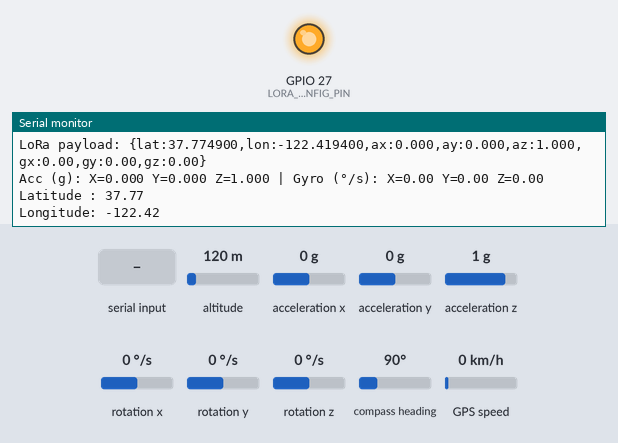
Bench run of a sketch on a simulated ESP32. Parts: output pins drawn as LEDs (lit = HIGH), the last lines printed to the serial monitor. Wiring (inferred from the names in the program): MPU-6050 motion sensor at I2C address 0x68. Inputs (shaded band) come from the test bench; at power-on: altitude 120 m, compass heading 90°, GPS speed 0 km/h, acceleration x 0 g, acceleration y 0 g, acceleration z 1 g, rotation x 0 °/s, rotation y 0 °/s, rotation z 0 °/s. The GPS gets a fix after 3 s at 37.7749, -122.4194 with 8 satellites; the modem accepts every AT command (registered, SIM ready, sends succeed) and sends nothing else; pins used as bus, display or sensor lines are not drawn.

Above: at 7.7 s.
7.8 s: altitude set to 500 m
At 8.5 s:
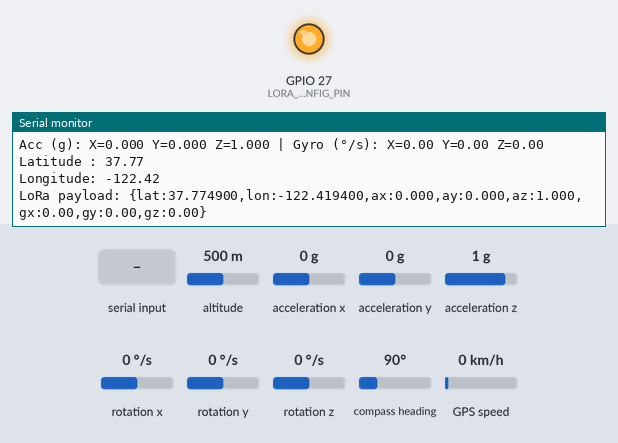
10.1 s: "c\n" received over Serial
At 10.8 s:
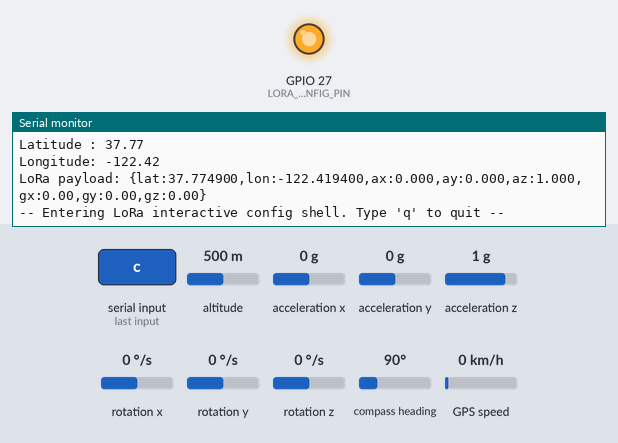
11.6 s: "q\n" received over the second serial link
At 12.0 s:
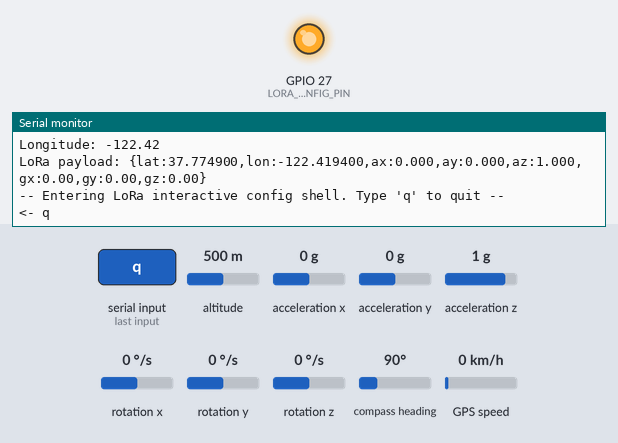
13.1 s: "q\n" received over Serial
At 14.0 s:
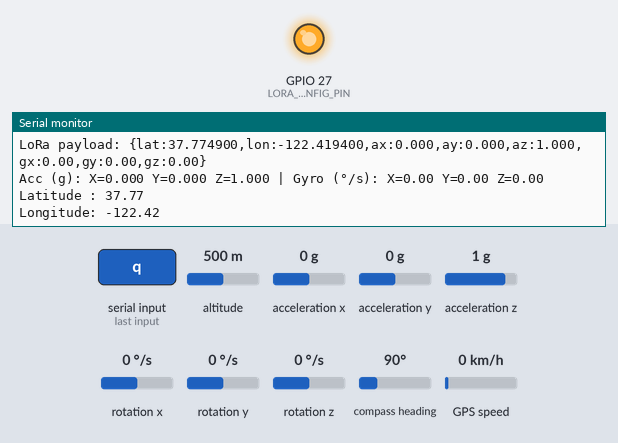
14.6 s: compass heading set to 269°
At 15.7 s:
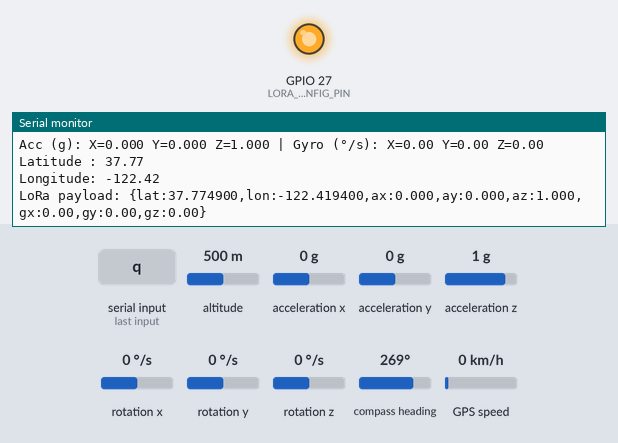

Measured:
- after the input at 10.1 s, the serial monitor: prints a new line at once (image 2)
- after the input at 11.6 s, the serial monitor: prints a new line at once (image 3)
- after the input at 13.1 s, the serial monitor: prints a new line at once (image 4)
- after the input at 14.6 s, the serial monitor: prints a new line after 0.62 s (image 5)

The sketch:

Cod_Racheta.ino
```cpp
#include <Wire.h>
#include <TinyGPS++.h>
#include <HardwareSerial.h>


const int MPU_ADDR = 0x68;    //  Adresa default pentru MPU6050, se poate transforma in 0x69 daca pinul AD0 e legat la 3.3v

TinyGPSPlus gps;    //  Initializam obiect gps
HardwareSerial SerialGPS(2);    //  Initializam comunicare pe serial 2
double GPS_Lat, GPS_Long;

// --- HM-TRLR-TTL-433 / config-mode pins ---
const int LORA_SLEEP_PIN = 25;    // LoRa SLEEP -> ESP32 GPIO
const int LORA_RESET_PIN = 26;    // LoRa RESET -> ESP32 GPIO
const int LORA_CONFIG_PIN = 27;   // LoRa CONFIG (enter config when LOW)

// LoRa serial (UART1)
HardwareSerial SerialLoRa(1);
const int LORA_RX_PIN = 4;  // LoRa TX -> ESP32 RX
const int LORA_TX_PIN = 5;  // LoRa RX <- ESP32 TX
const uint32_t LORA_BAUD = 9600;

// LoRa configuration commands to send in config mode
const String loraConfigCommands[] = {
  "AT",            // basic handshake
  "AT+SPR=3",      // set UART speed (SPR=3 -> 9600 bps)
  "AT+POWER=0",    // set TX power to 20 dBm (module encoding: 0 -> 20dBm)
  "AT+SYNL=6",     // 6-byte syncword length
  "AT+NODE=0,0",   // disable node ID function
  "AT+LRCRC=1",    // LoRa with CRC enabled
  "AT+LRSBW=7",    // SBW code 7 -> 125 kHz
  "AT+LRSF=9",     // spreading factor 9
  "AT+LRCR=0",     // coding rate 4/5 (module encoding 0)
  "AT+LRHF=0",     // FHSS disabled
  "AT+LRPL=32",    // packet length 32 bytes
  "AT+LRHPV=10",   // hopping period 10
  "AT+LRFSV=1638", // frequency step value for 100 kHz step (module-specific encoding)
  "AT+MODE=0",     // LoRa mode
  "AT+BAND=0"      // 433 MHz band (module encoding: 0)
};

const size_t loraConfigCommandsCount = sizeof(loraConfigCommands) / sizeof(loraConfigCommands[0]);    // number of commands


// Offsets pentru calibrare
long AcX_off = 0, AcY_off = 0, AcZ_off = 0;
long GyX_off = 0, GyY_off = 0, GyZ_off = 0;

// Latest converted sensor values (filled by readMPU)
float AcX_g_val = 0, AcY_g_val = 0, AcZ_g_val = 0;
float GyX_dps_val = 0, GyY_dps_val = 0, GyZ_dps_val = 0;

// Pini GPS si baud rate
static const int RXPin = 17;  // GPS TX → ESP32 RX
static const int TXPin = 16;  // GPS RX → ESP32 TX
static const uint32_t GPSBaud = 115200;   //  Trebuie testat daca e okay cu rate-u asta


void configMPU(){
  //  Incepem comunicarea si trimitem un cod de reset
  Wire.beginTransmission(MPU_ADDR);
  Wire.write(0x6B);                     //  Adresa cu registru de reset
  Wire.write(0x00);
  Wire.endTransmission(true);

  Wire.beginTransmission(MPU_ADDR);     //  Stabilim comunicarea cu MPU6050 la adresa de mai sus
  Wire.write(0x1C);                     //  Selectam adresa 0x1C, responsabila cu registrele pentru config Acc
  Wire.write(0x18);                     //  Trimitem 0x18 - 0001 1000 pentru a seta plaja de valori +/- 16g
  Wire.endTransmission(true);           //  Incheiem transmisia pentru a putea comunica la urmatoarea adresa

  }

void calibrateMPU() {
  Serial.println("Calibrating MPU6050... Keep it still.");
  int samples = 500;
  //  Declaram variabile
  long AcX_sum = 0, AcY_sum = 0, AcZ_sum = 0;
  long GyX_sum = 0, GyY_sum = 0, GyZ_sum = 0;
  //  Iteram si masuram
  for (int i = 0; i < samples; i++) {
    Wire.beginTransmission(MPU_ADDR);
    Wire.write(0x3B);   //  La de la 0x3B incep registrele cu datele de la accelerometru, temp, giroscop. Au format byte High si byte Low, deci total 14 bytes
    Wire.endTransmission(false);
    Wire.requestFrom(MPU_ADDR, 14, true);   //  se poate

    int16_t AcX = Wire.read() << 8 | Wire.read();
    int16_t AcY = Wire.read() << 8 | Wire.read();
    int16_t AcZ = Wire.read() << 8 | Wire.read();
    Wire.read();Wire.read(); // purge temp value
    int16_t GyX = Wire.read() << 8 | Wire.read();
    int16_t GyY = Wire.read() << 8 | Wire.read();
    int16_t GyZ = Wire.read() << 8 | Wire.read();
    //  Facem suma tuturor valorilor
    AcX_sum += AcX;
    AcY_sum += AcY;
    AcZ_sum += (AcZ - 2048);  // remove 1g from Z
    GyX_sum += GyX;
    GyY_sum += GyY;
    GyZ_sum += GyZ;

    delay(5);
  }
  //  Facem media
  AcX_off = AcX_sum / samples;
  AcY_off = AcY_sum / samples;
  AcZ_off = AcZ_sum / samples;
  GyX_off = GyX_sum / samples;
  GyY_off = GyY_sum / samples;
  GyZ_off = GyZ_sum / samples;

  Serial.println("Calibration complete.");
}

void readMPU(){
  //  Se incepe transmisia
  Wire.beginTransmission(MPU_ADDR);
  Wire.write(0x3B);
  Wire.endTransmission(false);
  Wire.requestFrom(MPU_ADDR, 14, true);

  //  Se citesc valorile
  int16_t AcX = Wire.read() << 8 | Wire.read();
  int16_t AcY = Wire.read() << 8 | Wire.read();
  int16_t AcZ = Wire.read() << 8 | Wire.read();
  Wire.read();Wire.read();
  int16_t GyX = Wire.read() << 8 | Wire.read();
  int16_t GyY = Wire.read() << 8 | Wire.read();
  int16_t GyZ = Wire.read() << 8 | Wire.read();

  // Se aplica valoarea de offset
  AcX -= AcX_off;
  AcY -= AcY_off;
  AcZ -= AcZ_off;
  GyX -= GyX_off;
  GyY -= GyY_off;
  GyZ -= GyZ_off;

  // Conversie pentru scala +/- 16g
  float AcX_g = AcX / 2048;
  float AcY_g = AcY / 2048;
  float AcZ_g = AcZ / 2048;

  // store latest
  AcX_g_val = AcX_g;
  AcY_g_val = AcY_g;
  AcZ_g_val = AcZ_g;

  // Conversie pentru dps
  float GyX_dps = GyX / 131.0;
  float GyY_dps = GyY / 131.0;
  float GyZ_dps = GyZ / 131.0;

  GyX_dps_val = GyX_dps;
  GyY_dps_val = GyY_dps;
  GyZ_dps_val = GyZ_dps;

  // Print rezultate
  Serial.print("Acc (g): X=");
  Serial.print(AcX_g, 3);
  Serial.print(" Y=");
  Serial.print(AcY_g, 3);
  Serial.print(" Z=");
  Serial.print(AcZ_g, 3);

  Serial.print(" | Gyro (°/s): X=");
  Serial.print(GyX_dps, 2);
  Serial.print(" Y=");
  Serial.print(GyY_dps, 2);
  Serial.print(" Z=");
  Serial.println(GyZ_dps, 2);
}

void readGPS(){
  //  Citim date de la GPS
  while (SerialGPS.available() > 0) {
    char c = SerialGPS.read();
    gps.encode(c);
    Serial.write(c);
  }
  //  Citim locatia, daca GPS nu e conectat dam skip
  if (gps.location.isValid()) {
    Serial.print("Latitude : ");
    GPS_Lat=gps.location.lat();   //  Citim latitudinea
    Serial.println(GPS_Lat);

    Serial.print("Longitude: ");
    GPS_Long=gps.location.lng();    //  Citim longitudinea
    Serial.println(GPS_Long);
  } else {
    Serial.println("Location: INVALID (no GPS fix yet)");   //  Printam si iesim din if
  }
}

// Helper: toggle pins to enter config mode
void enterLoRaConfigMode() {
  pinMode(LORA_SLEEP_PIN, OUTPUT);
  pinMode(LORA_RESET_PIN, OUTPUT);
  pinMode(LORA_CONFIG_PIN, OUTPUT);

  // 1) Pull sleep LOW
  digitalWrite(LORA_SLEEP_PIN, LOW);
  // 2) Pull reset HIGH
  digitalWrite(LORA_RESET_PIN, HIGH);
  delay(2);
  // 3) Pull config LOW for at least 5 ms
  digitalWrite(LORA_CONFIG_PIN, LOW);
  delay(8); // keep slightly longer than 5ms
  // Keep pins as-is while sending AT commands
}

void exitLoRaConfigMode() {
  // Release config pin (set HIGH) and allow module normal operation
  digitalWrite(LORA_CONFIG_PIN, HIGH);
  // Optionally put sleep pin HIGH to allow normal operation
  digitalWrite(LORA_SLEEP_PIN, LOW);
}

// Send an AT command and wait for expected substring. Returns true if found.
bool sendATCommand(const String &cmd, const String &expect, unsigned long timeout = 500) {
  while (SerialLoRa.available()) SerialLoRa.read();
  Serial.print("-> LoRa AT: "); Serial.println(cmd);
  SerialLoRa.println(cmd);
  unsigned long start = millis();
  String resp = "";
  while (millis() - start < timeout) {
    while (SerialLoRa.available()) {
      char c = SerialLoRa.read();
      resp += c;
    }
    if (expect.length() > 0 && resp.indexOf(expect) >= 0) {
      Serial.print("<- LoRa resp: "); Serial.println(resp);
      return true;
    }
    delay(10);
  }
  Serial.print("<- LoRa resp timeout (got): "); Serial.println(resp);
  return false;
}

// Initialize LoRa UART and, if requested, enter config-mode and run AT commands.
void initLoRa() {
  Serial.print("Init LoRa UART on RX="); Serial.print(LORA_RX_PIN);
  Serial.print(" TX="); Serial.print(LORA_TX_PIN);
  Serial.print(" @"); Serial.println(LORA_BAUD);

  SerialLoRa.begin(LORA_BAUD, SERIAL_8N1, LORA_RX_PIN, LORA_TX_PIN);
  delay(200);

  // Enter config mode by toggling SLEEP/RESET/CONFIG pins as documented
  enterLoRaConfigMode();
  delay(50); // give the module a moment

  // Run configured AT command list (best-effort).
  Serial.println("LoRa: sending automatic config sequence (best-effort).\n");
  for (size_t i = 0; i < loraConfigCommandsCount; ++i) {
    String cmd = loraConfigCommands[i];
    sendATCommand(cmd, "OK", 1000);
    delay(100);
  }

  // Leave config mode to normal operation
  exitLoRaConfigMode();
  Serial.println("LoRa: config sequence completed (see logs for responses).\n");
  Serial.println("If commands did not match your module's firmware, enter interactive mode:\n  - Open Serial Monitor at 115200\n  - Type 'c' then press Enter to enter LoRa interactive config shell\n  - Type 'q' then Enter to exit the shell");
}

// Interactive forwarder: read from USB Serial and forward lines to the LoRa UART
// while printing responses back. Exit when user sends a line with just 'q'.

void interactiveLoRaShell() {
  Serial.println("-- Entering LoRa interactive config shell. Type 'q' to quit --");
  while (true) {
    // Forward any user input to LoRa
    if (Serial.available()) {
      String line = Serial.readStringUntil('\n');
      line.trim();
      if (line.length() == 0) continue;
      if (line == "q") {
        Serial.println("-- Exiting interactive shell --");
        break;
      }
      // Ensure module is in config mode while user configures
      enterLoRaConfigMode();
      SerialLoRa.println(line);
      Serial.print("-> "); Serial.println(line);
      unsigned long start = millis();
      String resp = "";
      while (millis() - start < 1000) {
        while (SerialLoRa.available()) {
          char c = SerialLoRa.read();
          resp += c;
        }
        if (resp.length()) break;
      }
      Serial.print("<- "); Serial.println(resp);
      exitLoRaConfigMode();
    }
    // Also print any unsolicited responses from LoRa
    if (SerialLoRa.available()) {
      String r = "";
      while (SerialLoRa.available()) r += (char)SerialLoRa.read();
      Serial.print("<- "); Serial.println(r);
    }
    delay(10);
  }
}


void setup() {
  Serial.begin(115200);
  Wire.begin();
  // Initialize LoRa UART and (optionally) run AT configuration sequence
  initLoRa();
  //  Configuram si calibram MPU
  configMPU();
  calibrateMPU();
  Serial.println("MPU OK! Values set for +/- 16g and 2000dps.");

  SerialGPS.begin(GPSBaud, SERIAL_8N1, RXPin, TXPin);
  Serial.println("GPS OK! Communicating on pins RX17 and TX16.");

  delay(1500);
}

void loop() {
  // Check for user request to enter interactive LoRa config shell
  if (Serial.available()) {
    String cmd = Serial.readStringUntil('\n');
    cmd.trim();
    if (cmd == "c") {
      interactiveLoRaShell();
    }
  }

  readMPU();    //  Citim acc si gyr
  readGPS();    //  Citim lat si lng

  // Build telemetry payload (compact JSON-like)
  String payload = "{";
  payload += "lat:" + String(GPS_Lat, 6) + ",";
  payload += "lon:" + String(GPS_Long, 6) + ",";
  payload += "ax:" + String(AcX_g_val, 3) + ",ay:" + String(AcY_g_val, 3) + ",az:" + String(AcZ_g_val, 3) + ",";
  payload += "gx:" + String(GyX_dps_val, 2) + ",gy:" + String(GyY_dps_val, 2) + ",gz:" + String(GyZ_dps_val, 2);
  payload += "}";

  // Send over LoRa UART (transparent write)
  SerialLoRa.println(payload);
  Serial.print("LoRa payload: "); Serial.println(payload);

  delay(50);
}
```
